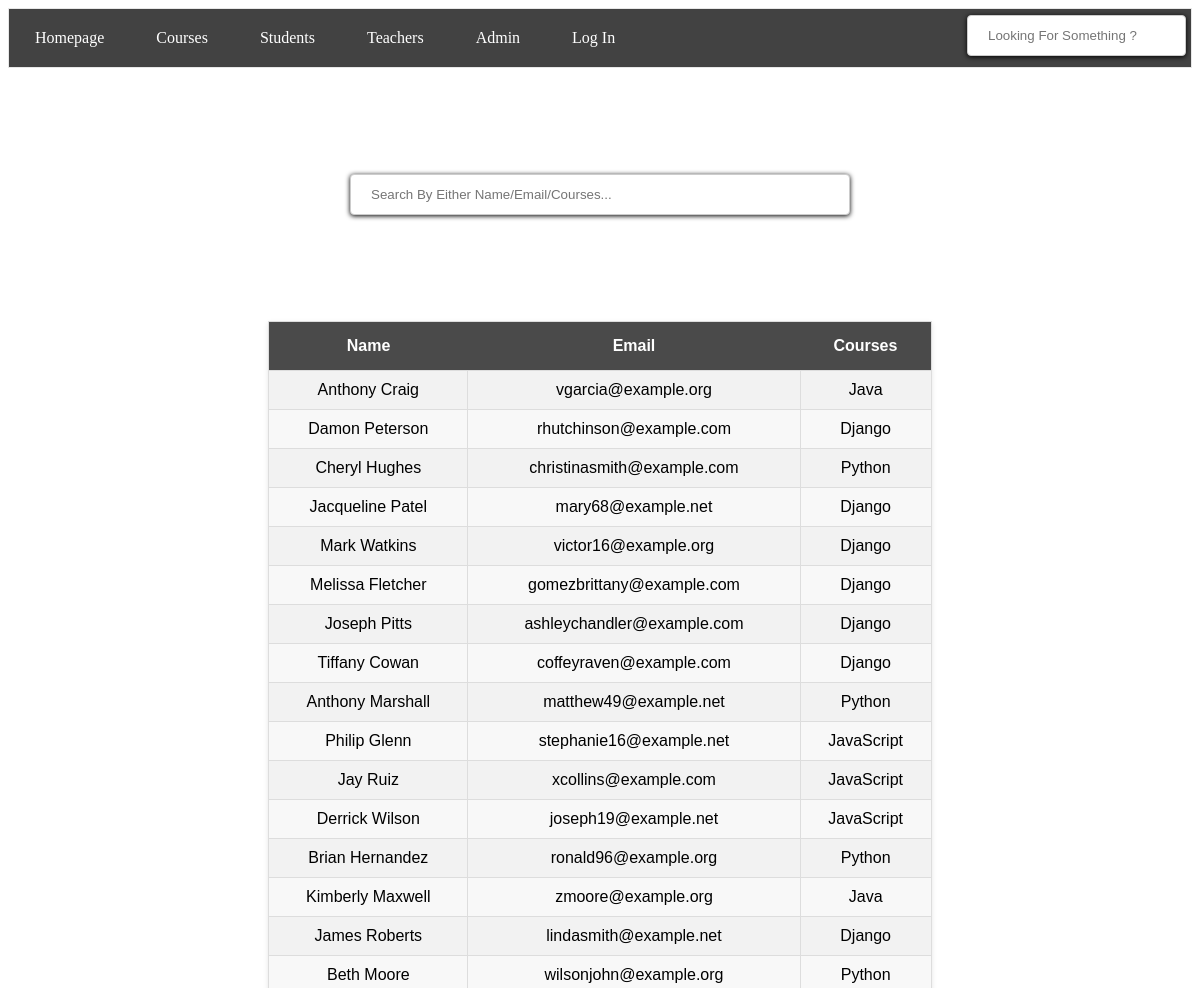
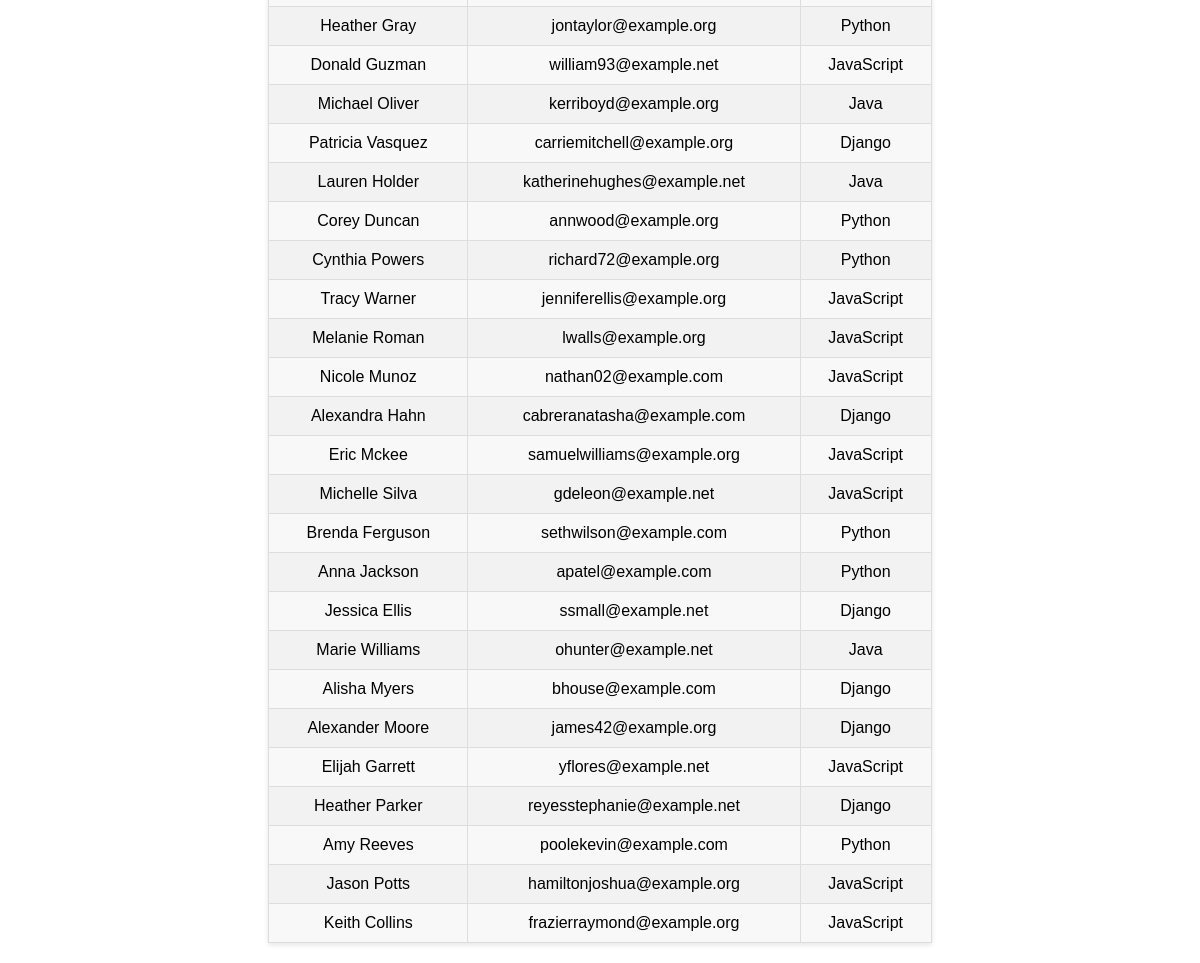
Before: /students with the older database file (2 pictures, top to bottom).
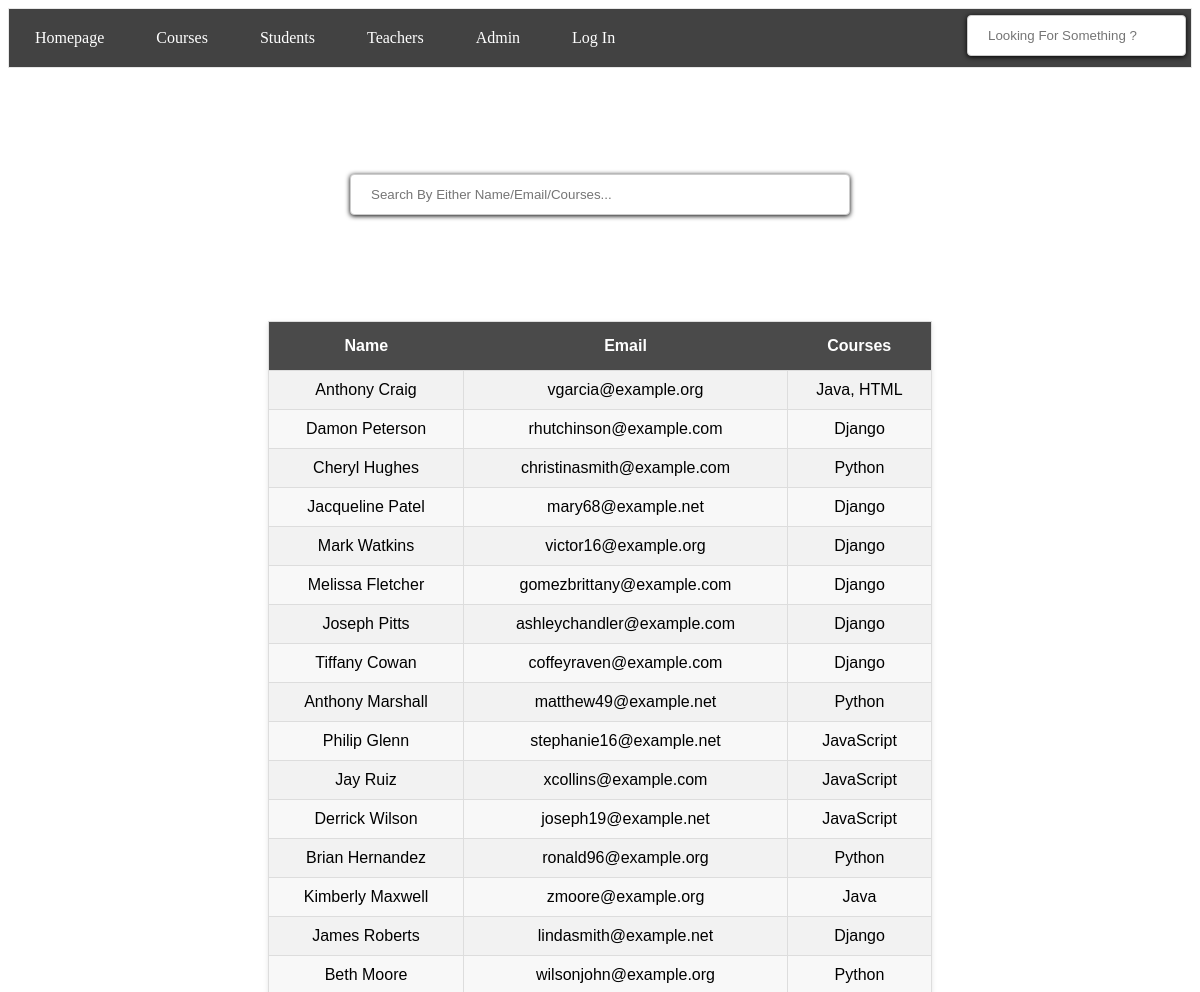
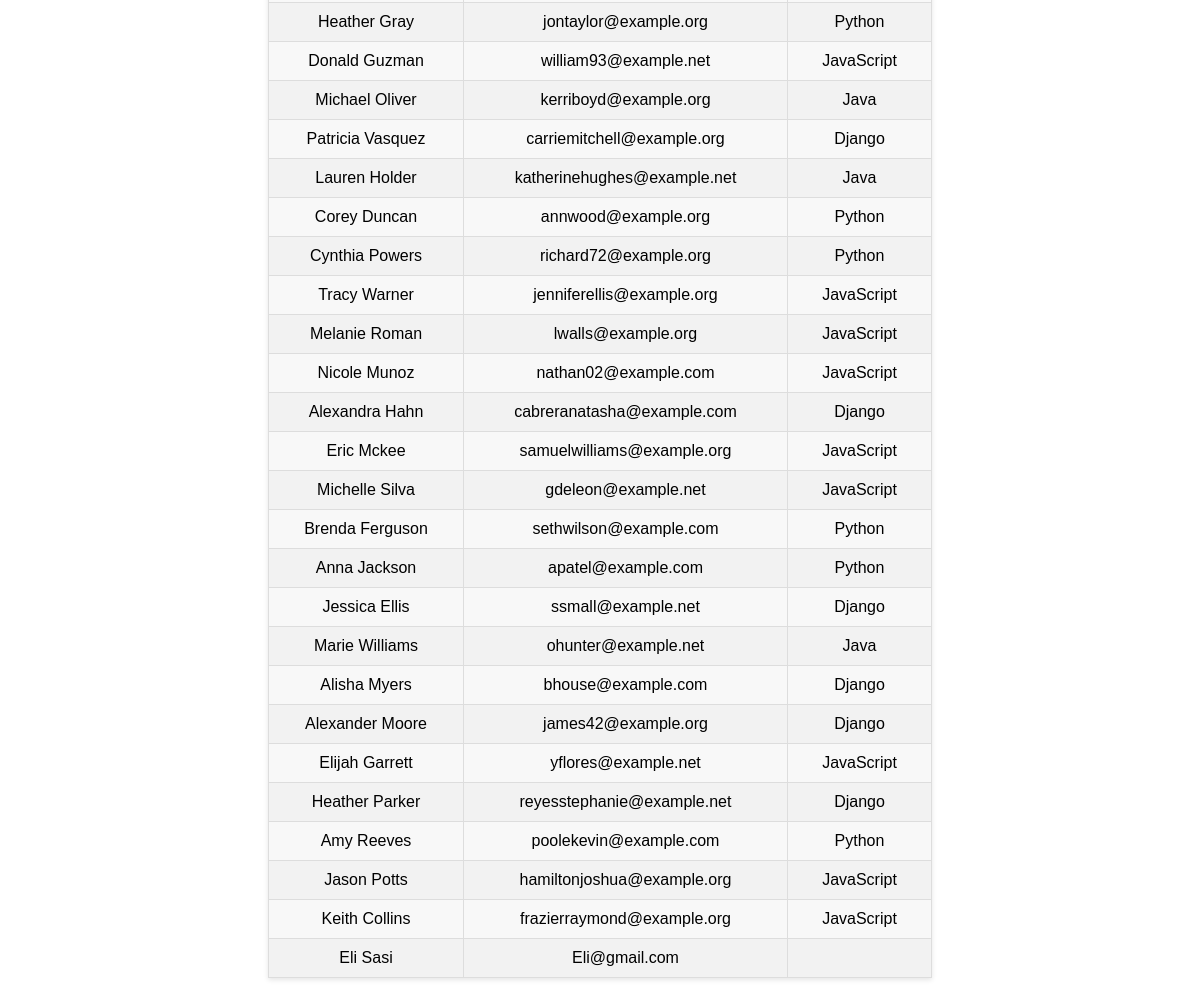
After: the same page with the newer database file (2 pictures, top to bottom).
### tables this page shows
CREATE TABLE students (
                id INTEGER PRIMARY KEY, 
                name TEXT NOT NULL,
                email TEXT UNIQUE NOT NULL,
                phone TEXT,
                photo_filename TEXT
            );

CREATE TABLE courses (
                id INTEGER PRIMARY KEY, 
                name TEXT NOT NULL,
                description TEXT,
                teacher_id INTEGER NOT NULL,
                FOREIGN KEY (teacher_id) REFERENCES teachers (id)
            );

### app.py (the view)
@app.route('/students')
def all_students():
    students = [Student(s_id, name, email) for s_id, name, email in execute_query(
        "SELECT id,name,email FROM students")]
    return render_template('students.html', students=students)

### classes.py (called while the page is built)
    def assigned_courses(self,s_id):
        course_ids = [c_id[0] for c_id in execute_query(f"SELECT course_id FROM students_courses WHERE student_id='{s_id}'")]
        courses_by_students = {}
        courses_by_students[s_id] = ', '.join([names[0] for i in course_ids for names in execute_query(f"SELECT name FROM courses WHERE id={i}")])
        return courses_by_students

### setup_db.py (called while the page is built)
def execute_query(sql):
    with sqlite3.connect("students.db") as conn:
        cur = conn.cursor()
        cur.execute(sql)
    return cur.fetchall()

### templates/students.html
{% include "header.html" %}
{% block content %}
    {% include "navbar.html" %}
    <div class="search-students">
        <input type="text" class="keyword" id="search-input" placeholder="Search By Either Name/Email/Courses..." onkeyup="filterTable()" autofocus>
    </div>
    <div class="main-students">
        <table class="students-table" id="students-table">
            <tr>
                <th>Name</th>
                <th>Email</th>
                <th>Courses</th>
            </tr>
            {% for student in students %}
            <tr>
                <td><a href="/student/{{ student.s_id }}">{{ student.name }}</a></td>
                <td>{{ student.email }}</td>
                <td>{{ student.courses[student.s_id] }}</td>
            </tr>
        {% endfor %}
    </table>
    </div>
{% endblock %}

Changed rows visible on the page:
changed students "Anthony Craig": name "Java" → "Java, HTML"
added students: name "Eli Sasi", email "Eli@gmail.com"
